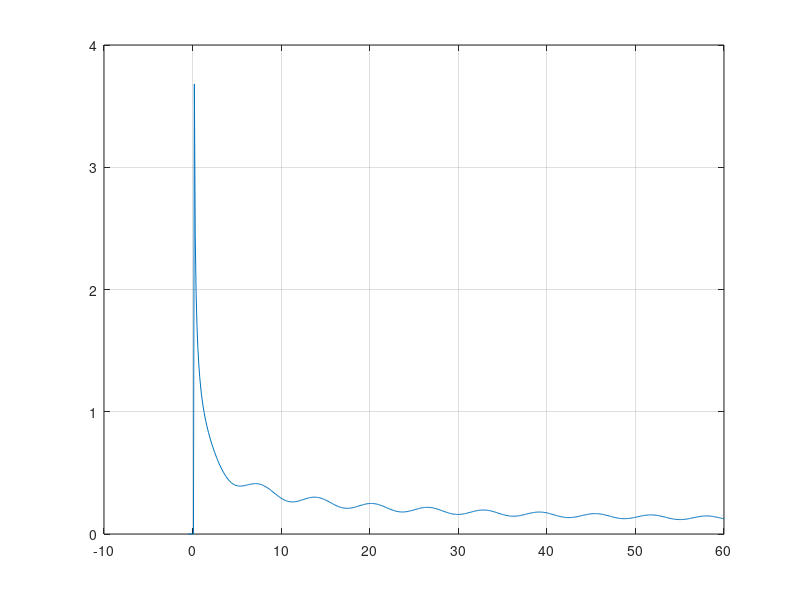

This figure's MATLAB source:
function[] = ecuacioncoseno()
	x = -0.5:0.1:60;
	c = sqrt(2)/4;
	num = 8 + sin(x);
	den = sqrt(8*x-cos(x));
	fun = (c*num)./den;
	clf();
	plot(x,fun)
	grid;
end